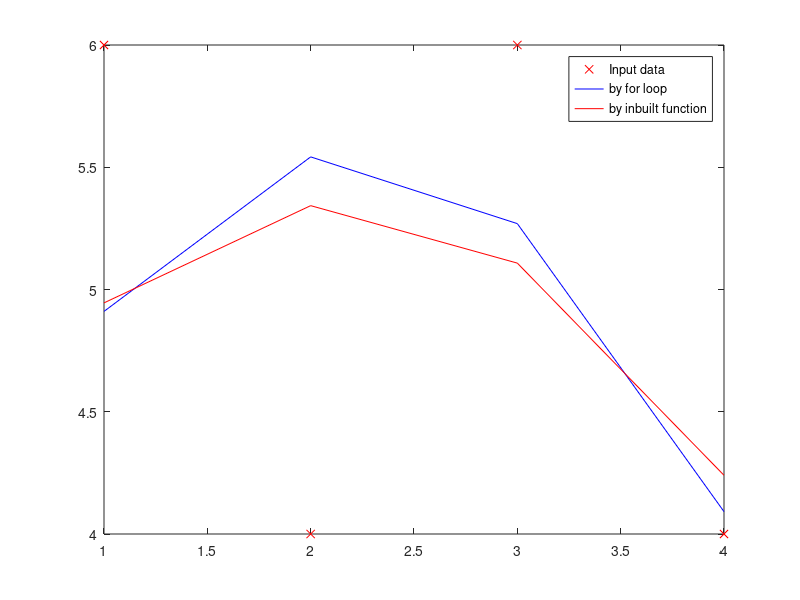

MATLAB code to generate this figure:
clear all,clc
data=load('data1.txt');   
m=length(data);
n=columns(data)-1;
x=[ones(m,1),data(:,1:n)];
x=[x,x(:,2).^2]; #more features
noOfTheta=columns(x);
y=data(:,n+1);
theta=zeros(noOfTheta,1);
alpha=0.001;
lambda=0.1;

#gradient descent and iteration
for i=1:15000
  h=x*theta;
  theta-=alpha*(1/m)*(x'*(h-y));    #overfitted
  #theta-=alpha*(1/m)*(x'*(h-y))+(lambda/m).*theta;  #regularization
end

#costFunction for fminunc
function [J,grad] = costFunction(theta,x,y,lambda)
  m=length(y);
  h=x*theta;
  J=1/m*sum((h-y).^2);
  #grad=1/m*(x'*(h-y)); #Overfitting
  grad=1/m*(x'*(h-y))+(lambda/m).*theta;
end
  init_theta=zeros(noOfTheta,1);
  options=options = optimset('GradObj','on');
  [init_theta,cost]=fminunc(@(init_theta)(costFunction(init_theta,x,y,lambda)),init_theta,options);

plot(data(:,1),y,'rx');
hold on;
plot(x(:,2),x*theta,'b-');
plot(x(:,2),x*init_theta,'r-');
legend('Input data','by for loop','by inbuilt function');
hold off;


